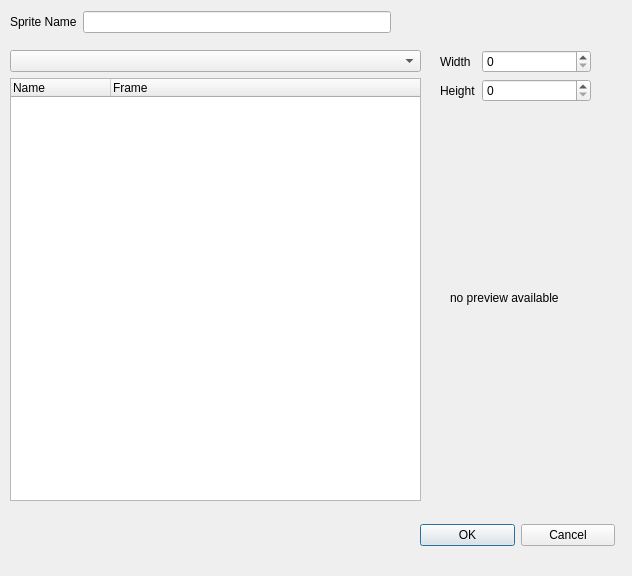
<?xml version="1.0" encoding="UTF-8"?>
<ui version="4.0">
 <class>SpriteEditor</class>
 <widget class="QDialog" name="SpriteEditor">
  <property name="geometry">
   <rect>
    <x>0</x>
    <y>0</y>
    <width>632</width>
    <height>576</height>
   </rect>
  </property>
  <property name="windowTitle">
   <string>Sprite Editor</string>
  </property>
  <widget class="QWidget" name="layoutWidget">
   <property name="geometry">
    <rect>
     <x>420</x>
     <y>520</y>
     <width>195</width>
     <height>30</height>
    </rect>
   </property>
   <layout class="QHBoxLayout" name="horizontalLayout_3">
    <item>
     <widget class="QPushButton" name="okButton">
      <property name="text">
       <string>OK</string>
      </property>
     </widget>
    </item>
    <item>
     <widget class="QPushButton" name="cancelButton">
      <property name="text">
       <string>Cancel</string>
      </property>
     </widget>
    </item>
   </layout>
  </widget>
  <widget class="QWidget" name="layoutWidget_2">
   <property name="geometry">
    <rect>
     <x>10</x>
     <y>10</y>
     <width>381</width>
     <height>24</height>
    </rect>
   </property>
   <layout class="QHBoxLayout" name="horizontalLayout">
    <item>
     <widget class="QLabel" name="label">
      <property name="text">
       <string>Sprite Name</string>
      </property>
     </widget>
    </item>
    <item>
     <widget class="QLineEdit" name="spriteName">
      <property name="enabled">
       <bool>true</bool>
      </property>
     </widget>
    </item>
   </layout>
  </widget>
  <widget class="QLabel" name="label_3">
   <property name="geometry">
    <rect>
     <x>450</x>
     <y>290</y>
     <width>171</width>
     <height>16</height>
    </rect>
   </property>
   <property name="text">
    <string>no preview available</string>
   </property>
  </widget>
  <widget class="QWidget" name="">
   <property name="geometry">
    <rect>
     <x>440</x>
     <y>50</y>
     <width>151</width>
     <height>53</height>
    </rect>
   </property>
   <layout class="QFormLayout" name="formLayout">
    <item row="0" column="1">
     <widget class="QSpinBox" name="spriteWidth"/>
    </item>
    <item row="1" column="0">
     <widget class="QLabel" name="label_5">
      <property name="text">
       <string>Height</string>
      </property>
     </widget>
    </item>
    <item row="1" column="1">
     <widget class="QSpinBox" name="spriteHeight"/>
    </item>
    <item row="0" column="0">
     <widget class="QLabel" name="label_2">
      <property name="text">
       <string>Width</string>
      </property>
     </widget>
    </item>
   </layout>
  </widget>
  <widget class="QWidget" name="">
   <property name="geometry">
    <rect>
     <x>10</x>
     <y>50</y>
     <width>411</width>
     <height>451</height>
    </rect>
   </property>
   <layout class="QVBoxLayout" name="verticalLayout">
    <item>
     <widget class="QComboBox" name="resourceNameOpm"/>
    </item>
    <item>
     <widget class="QTreeWidget" name="treeWidget">
      <column>
       <property name="text">
        <string>Name</string>
       </property>
      </column>
      <column>
       <property name="text">
        <string>Frame</string>
       </property>
      </column>
     </widget>
    </item>
   </layout>
  </widget>
  <zorder>layoutWidget</zorder>
  <zorder>treeWidget</zorder>
  <zorder>resourceNameOpm</zorder>
  <zorder>layoutWidget_2</zorder>
  <zorder>label_5</zorder>
  <zorder>label_2</zorder>
  <zorder>spriteWidth</zorder>
  <zorder>spriteHeight</zorder>
  <zorder>label_3</zorder>
  <zorder>treeWidget</zorder>
  <zorder>resourceNameOpm</zorder>
  <zorder>label_2</zorder>
 </widget>
 <resources/>
 <connections/>
</ui>
